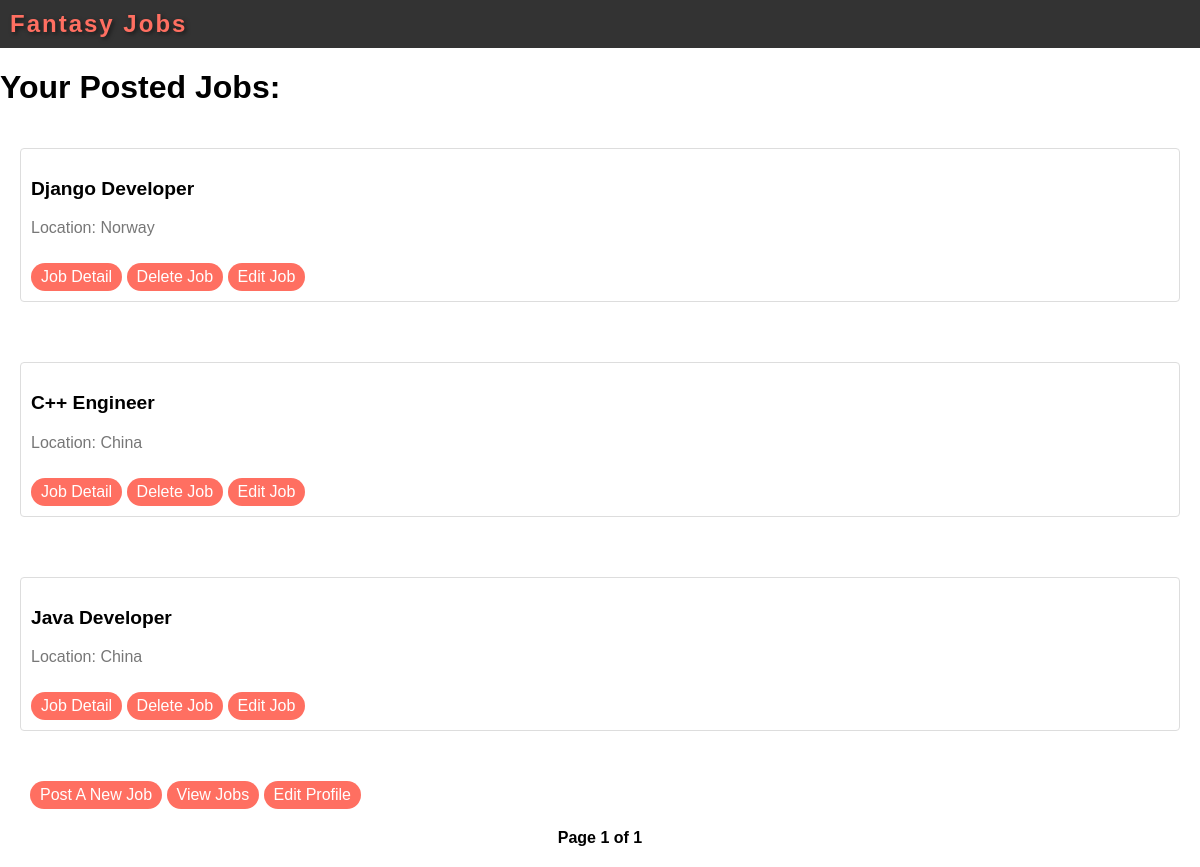
/posted-jobs/ (signed in), run on the app's committed database.
### jobEngine/models.py (models this page shows, shortened)
class JobPosition(models.Model):
    title = models.CharField(max_length=100)
    location = models.CharField(max_length=200, null=True, blank=True)
    salary = models.CharField(max_length=500, null=True, blank=True)
    description = models.TextField(max_length=10000)
    posted_by = models.ForeignKey("Profile", on_delete=models.CASCADE)
    posted_date = models.DateTimeField(default=timezone.now)

### jobEngine/decorators.py (the view)
        def wrapper_func(request, *args,**kargs):
            group=None
            if request.user.groups.exists():
                group=request.user.groups.all()[0].name
            if group in allowed_roles:
                return view_func(request,*args,**kargs)
            else:
                return HttpResponseForbidden('Sorry! But you are not allowed to view this page!')

### jobEngine/views.py (called while the page is built)
@login_required(login_url='login')
@allowed_users(allowed_roles=['Recruiter'])
def postedJobs(request):
    if not Profile.objects.get(user=request.user):
        return redirect('contact')
    user=Profile.objects.get(user=request.user)
    p=Paginator(JobPosition.objects.filter(posted_by=user), 5)
    page=request.GET.get('page')
    items=p.get_page(page)
    context={
        'items':items,
    }
    return render(request, 'postedJobs.html', context)

### templates/postedJobs.html (shortened to what this page needs)
{% extends 'main.html' %}
{% load static%}
{% block css_file%}
<link rel="stylesheet" href="{% static 'postedJobs.css' %}">
{% endblock%}
{% block body%}
<h1 class="jobs">Your Posted Jobs:</h1>
{%for job in items%}
<ul class="job-list">
    <li class="job-post">
        <p class="job-title">{{job.title}}</p>
        <p class="job-location">Location: {{job.location}}</p>
        <a href="{% url 'job-detail' job.id %}" class="job-operators">Job Detail</a>
        <a href="{% url 'delete-job' job.id%}" class="job-operators">Delete Job</a>
        <a href="{% url 'update-job' job.id%}" class="job-operators">Edit Job</a>
    </li>
</ul>
{% endfor%}
<a href="{% url 'new-job'%}" class="post-job">Post A New Job</a>
<a href="{% url 'jobs'%}" class="post-job">View Jobs</a>
<a href="{% url 'update-contact'%}" class="post-job">Edit Profile</a>
<div class="paginator">
    <span class="current-page">Page {{items.number}} of {{items.paginator.num_pages}}</span>
</div>
{% endblock %}

### static/postedJobs.css (style rules this page uses)
body, ul { margin: 0; padding: 0; font-family: Arial, Helvetica, sans-serif; }
.job-list { list-style: none; padding: 20px; }
.job-post { margin-bottom: 20px; padding: 10px; border: 1px solid #ddd; border-radius: 4px; }
.job-title { font-weight: bold; font-size: 1.2em; }
.job-location { color: #777; }
.job-operators { display: inline-block; background-color: #ff6f61; color: white; padding: 5px 10px; border: none; border-radius: 20px; text-decoration: none; cursor: pointer; margin-top: 10px; transition: 0.3s; }
.post-job { display: inline-block; background-color: #ff6f61; color: white; padding: 5px 10px; border: none; border-radius: 20px; text-decoration: none; cursor: pointer; margin-top: 10px; transition: 0.3s; transform: translateX(30px); }
.paginator { display: flex; align-items: center; justify-content: center; margin: 20px; }
.current-page { font-weight: bold; margin: 0 10px; }

### data on the page
JobPosition: title "Django Developer", location "Norway"
JobPosition: title "C++ Engineer", location "China"
JobPosition: title "Java Developer", location "China"

### other printed values
{{ items.number }} "1"
{{ items.paginator.num_pages }} "1"
